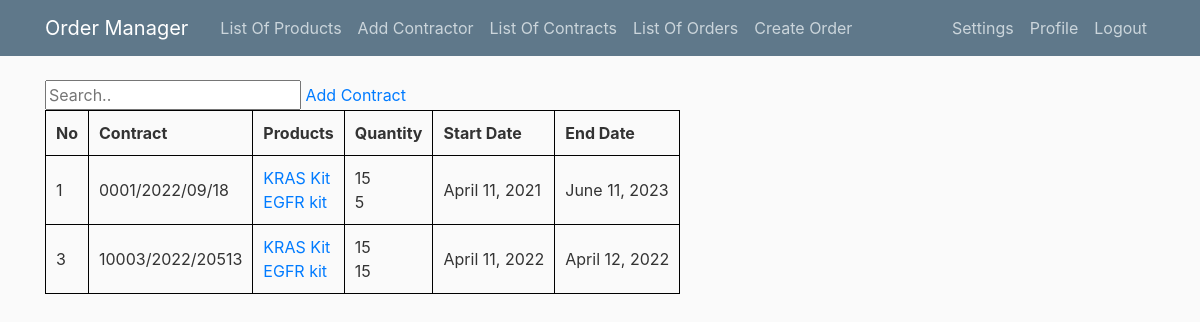
/contracts/ (signed in), run on an earlier commit of the app's database.
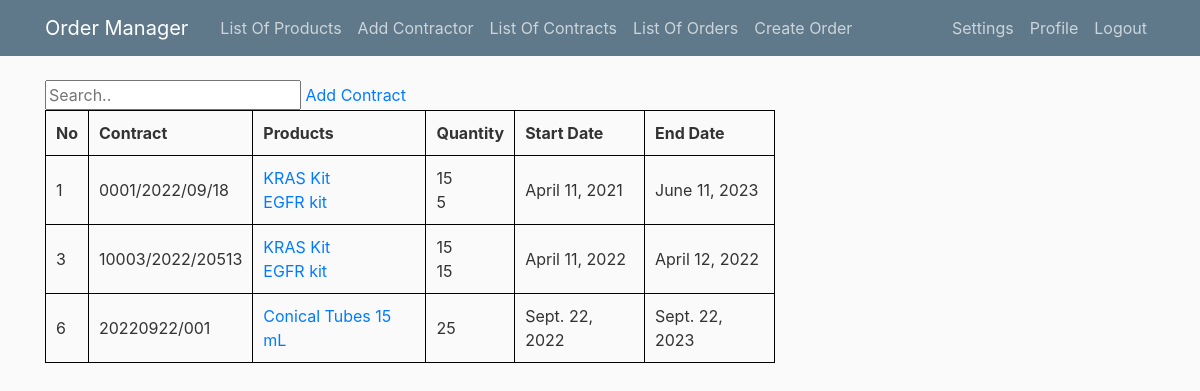
And on a later commit of the database.
### layout/models.py (models this page shows, shortened)
class Contract(models.Model):
    name = models.CharField(max_length=100)
    contractor = models.ForeignKey(Contractor, null=True, on_delete=models.SET_NULL)
    start_date = models.DateField()
    end_date = models.DateField()
    products = models.ManyToManyField(Product)
    PUBLIC_AUCTION = 'PUBLIC_AUCTION'
    QUICK_TENDER = 'QUICK_TENDER'
    type_choises = [
        (PUBLIC_AUCTION, 'Public Auction'),
        (QUICK_TENDER, 'Quick Tender')
    ]
    type = models.CharField(max_length=100, choices=type_choises)
    def display_products(self): #return list of products related to specific contract
        return [product for product in self.products.all()]
    def storage(self): #return stock status as a list, related to list od products
        list_of_products = self.display_products()
        storage_list = []
        for p in list_of_products:
            update = Storage.objects.filter(product=p.id).filter(contract=self).first()
            storage_list.append(update.number_of_products)
        return storage_list

class Product(models.Model):
    name = models.CharField(max_length=100)
    catalog_number = models.CharField(max_length=100, default='0000')
    impuls_number = models.CharField(max_length=100,default='0000')
    producent = models.CharField(max_length=100)
    description = models.TextField()
    price = models.CharField(max_length=100)
    vat = models.CharField(max_length=100,default='%')
    def __str__(self):
        return self.name

### layout/views.py (the view)
# urls.py: path('contracts/', ContractListView.as_view(), name = 'contracts-list'),
class ContractListView(LoginRequiredMixin, ListView):
    model = Contract
    template_name = 'contracts.html'
    context_object_name = 'contracts'

### layout/templates/layout/contract_list.html
{% extends "layout/base_1.html" %}
{% block content %}
<div class ="topnav">
    <input type="text" placeholder="Search..">
    <a href="{% url 'contract-create' %}">Add Contract</a>
</div>
    <table>
        <tr>
        <th>No</th>
        <th>Contract</th>
        <th>Products</th>
        <th>Quantity</th>
        <th>Start Date</th>
        <th>End Date</th>
        </tr>
            {% for contract in contracts %}
                <tr>
                <td> {{ contract.id }} </td>
                <td>{{ contract.name}}</td>
                <td>{% for product in contract.display_products %}
                    <div><a href="{% url 'product-detail' product.id %}">{{ product }}</a></div>
                    {% endfor %}
                </td>
                <td>{% for number in contract.storage %}
                    <div>{{ number }}</div>
                    {% endfor %}
                </td>
                <td>{{ contract.start_date }}</td>
                <td>{{ contract.end_date }}</td>
            {% endfor %}
        </tr>
    </table>
{% endblock content %}

### layout/templates/layout/base_1.html (shortened to what this page needs)
{% load static %}
<!DOCTYPE html>
<html>
<head>
    <link rel="stylesheet" href="https://cdn.jsdelivr.net/npm/bootstrap@4.3.1/dist/css/bootstrap.min.css">
    <link rel="stylesheet" type="text/css" href="{% static 'layout/static.css' %}">
</head>
<body>
    <header class="site-header">
        <nav class="navbar navbar-expand-md navbar-dark bg-steel fixed-top">
          <div class="container">
            <a class="navbar-brand mr-4" href="{% url 'home' %}">Order Manager</a>
            <div class="collapse navbar-collapse" id="navbarToggle">
              <div class="navbar-nav mr-auto">
                {% if user.is_authenticated %}
                <a class="nav-item nav-link" href="{% url 'products-list' %}">List Of Products</a>
                <a class="nav-item nav-link" href="{% url 'contractor-create' %}">Add Contractor</a>
                <a class="nav-item nav-link" href="{% url 'contracts-list' %}">List Of Contracts</a>
                <a class="nav-item nav-link" href="{% url 'orders-list' %}">List Of Orders</a>
                <a class="nav-item nav-link" href="{% url 'order-create' %}">Create Order</a>
                {% endif %}
              </div>
              <div class="navbar-nav">
                {% if user.is_authenticated %}
                  <a class="nav-item nav-link" href="#">Settings</a>
                  <a class="nav-item nav-link" href="{% url 'profile' %}">Profile</a>
                  <a class="nav-item nav-link" href="{% url 'logout' %}">Logout</a>
                {% else %}
                  <a class="nav-item nav-link" href="{% url 'login' %}">Login</a>
                  <a class="nav-item nav-link" href="{% url 'register' %}">Register</a>
                {% endif %}
              </div>
            </div>
          </div>
        </nav>
    </header>
    <main role="main" class="container">
        <div class="row">
          <div class="col-md-8">
            {% block content %}{% endblock %}
          </div>
        </div>
    </main>
</body>
</html>

### layout/static/layout/static.css (style rules this page uses)
table, th, td { border: 1px solid black; border-collapse: collapse; }
th, td { padding: 10px; }
body { background: #fafafa; color: #333333; margin-top: 5rem; }
.bg-steel { background-color: #5f788a; }
.site-header .navbar-nav .nav-link { color: #cbd5db; }

What changed in the data, as far as the page shows it:
added Contract: id "6", name "20220922/001", storage "25", start_date "Sept. 22, 2022", end_date "Sept. 22, 2023"
added Product: name "Conical Tubes 15 mL", shown under "6"
